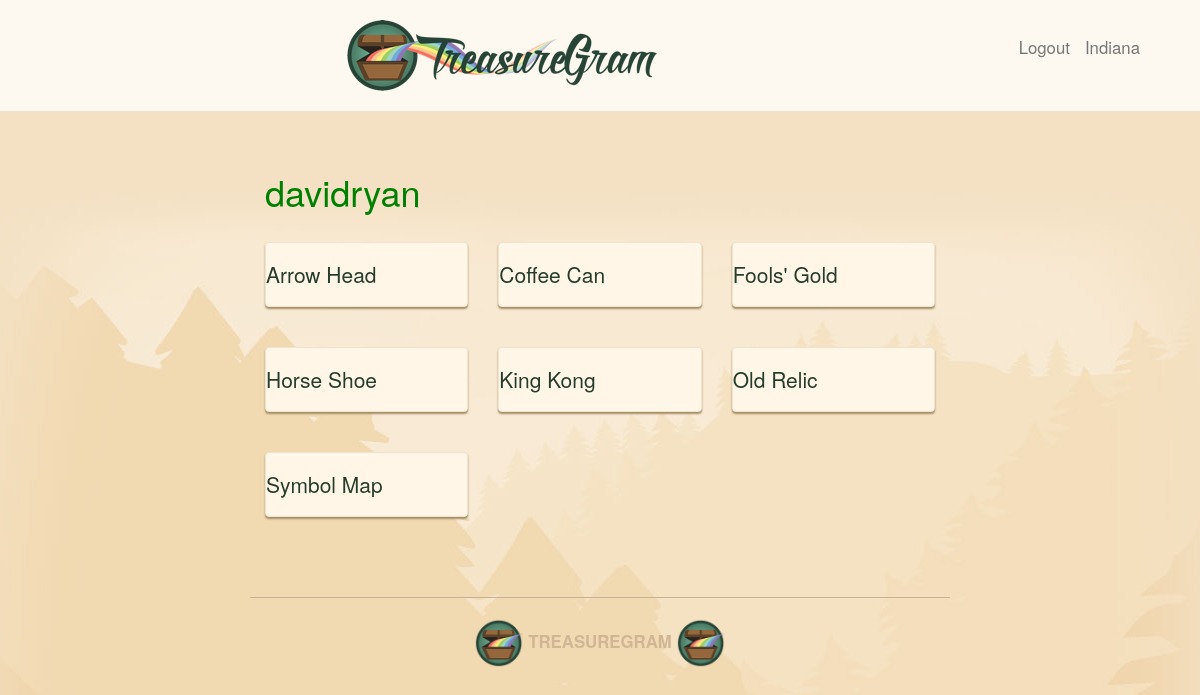
Page /user/davidryan/ (signed in) on the committed database.
### main_app/models.py (models this page shows, shortened)
class Treasure(models.Model):
    user = models.ForeignKey(User)
    name = models.CharField(max_length=100)
    value = models.DecimalField(max_digits=10,decimal_places=2)
    material = models.CharField(max_length=100)
    location = models.CharField(max_length=100)
    image = models.ImageField(upload_to='treasure_images',default='media/default.png')
    likes = models.IntegerField(default=0)

### main_app/views.py (the view)
# urls.py: url(r'^user/(\w+)/$', views.profile, name='profile'),
def profile(request, username):
    user = User.objects.get(username=username)
    treasures = Treasure.objects.filter(user=user)
    return render(request,'profile.html', {'username':username,'treasures': treasures})

### main_app/templates/profile.html (shortened to what this page needs)
{% extends 'base.html' %}
{% load staticfiles %}
{% block content %}
<h1> {{ username }}</h1><br>
    <div class="row">
    {% for treasure in treasures %}
        <div class="col-md-4">
            <div class="treasure panel panel default">
                <a href="/{{treasure.id}}/"
                <div class="panel-heading">
                <h3 class="panel-title">{{treasure.name}}</h3>
            </div>
         </div>
    {% endfor %}
{% endblock %}

### main_app/templates/base.html (shortened to what this page needs)
{% load staticfiles %}
<!DOCTYPE html>
<html lang="en">
<head>
    <link href="{% static 'bootstrap.min.css' %}" rel="stylesheet">
    <link rel ="stylesheet" type="text/css" href="{% static 'style.css' %}" />
</head>
<body>
    <nav class="navbar navbar-default navbar-static-top text-center">
        <a href="/">
            <img src="{% static 'images/logo.png' %}" alt="TreasureGram">
        {% if user.is_authenticated %}
            <a class="navbar-text navbar-right" href="{% url 'profile' user.username %}">{{ user.username }}</a>
            <a class="navbar-text navbar-right" href="{% url 'logout' %}">Logout</a>
        {% else %}
            <a class="navbar-text navbar-right" href="{% url 'login' %}">Login</a>
        {% endif %}
        </a>
    </nav>
    <main class="container container">
    {% block content %}
    {% endblock %}
     </main>
      <footer class="footer container text-center" role="contentinfo">
        <img src="{% static 'images/brand-icon.png' %}" height="50" alt="">
         TreasureGram
        <img src="{% static 'images/brand-icon.png' %}" height="50" alt="">
        </footer>
</body>
</html>

### main_app/static/style.css (style rules this page uses)
h1 { color: green; }
body { background: #f3e1c5 url(images/brand-bg.jpg) no-repeat center top; color: #263d2c; }
.container { max-width: 700px; padding-top: 40px; }
.navbar { margin-bottom: 0; padding-bottom: 20px; padding-top: 20px; }
.navbar-default { background: #fdf9f0; border-color: #ece4cf; }
.navbar-right { margin-right: 5%; }
.navbar-text { font-size: 1.2em; color: #263d2c; }
.panel { background: #fff6e8; border-color: #ece4cf; box-shadow: 0 2px 2px #a58d65; }
.panel-title { font-size: 1.5em; color: #263d2c; }
.footer { border-top: 1px solid #c6b397; color: #d0b695; font-weight: bold; font-size: 1.2em; margin-bottom: 20px; margin-top: 40px; padding-top: 20px; text-transform: uppercase; }
.treasure { margin-bottom: 20px; }

### rows in the picture
Treasure: name "Arrow Head"
Treasure: name "Coffee Can"
Treasure: name "Fools' Gold"
Treasure: name "Horse Shoe"
Treasure: name "King Kong"
Treasure: name "Old Relic"
Treasure: name "Symbol Map"

### other values in the picture
{{ user.username }} "Indiana"
{{ username }} "davidryan"
